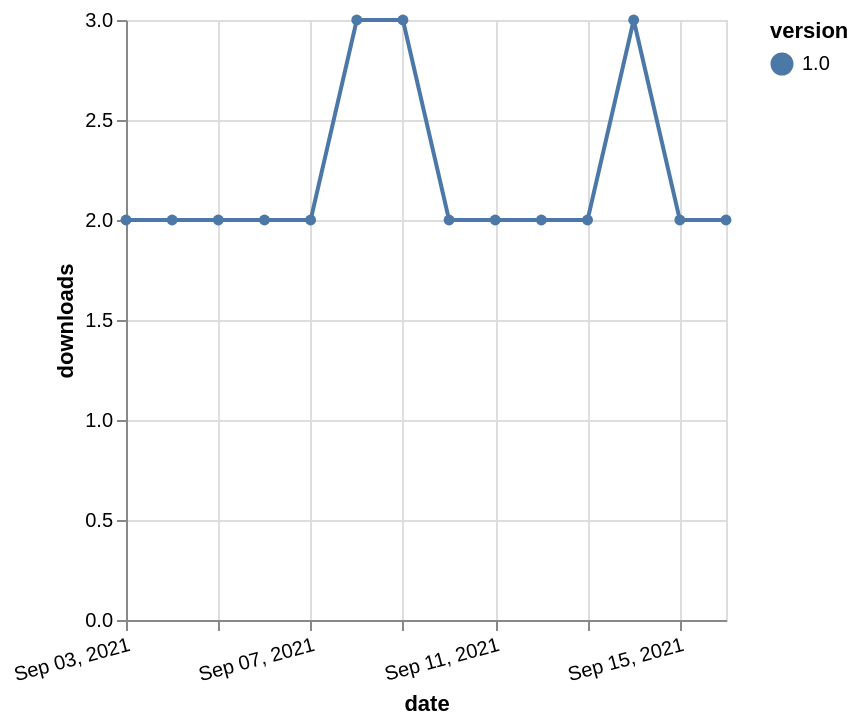

Express this chart as Vega-Lite.
### Vega-Lite specification from a JSON file in a GitHub repository (floating-point values rounded to 4 significant figures)
{"$schema": "https://vega.github.io/schema/vega-lite/v5.json", "description": "A simple bar chart with embedded data.", "data": {"values": [{"date": "2021-09-03", "total": 2595, "delta": 2, "version": "1.0"}, {"date": "2021-09-04", "total": 2597, "delta": 2, "version": "1.0"}, {"date": "2021-09-05", "total": 2599, "delta": 2, "version": "1.0"}, {"date": "2021-09-06", "total": 2601, "delta": 2, "version": "1.0"}, {"date": "2021-09-07", "total": 2603, "delta": 2, "version": "1.0"}, {"date": "2021-09-08", "total": 2606, "delta": 3, "version": "1.0"}, {"date": "2021-09-09", "total": 2609, "delta": 3, "version": "1.0"}, {"date": "2021-09-10", "total": 2611, "delta": 2, "version": "1.0"}, {"date": "2021-09-11", "total": 2613, "delta": 2, "version": "1.0"}, {"date": "2021-09-12", "total": 2615, "delta": 2, "version": "1.0"}, {"date": "2021-09-13", "total": 2617, "delta": 2, "version": "1.0"}, {"date": "2021-09-14", "total": 2620, "delta": 3, "version": "1.0"}, {"date": "2021-09-15", "total": 2622, "delta": 2, "version": "1.0"}, {"date": "2021-09-16", "total": 2624, "delta": 2, "version": "1.0"}]}, "width": "container", "mark": {"type": "line", "point": {"filled": true}}, "encoding": {"x": {"field": "date", "type": "temporal", "timeUnit": "yearmonthdate", "title": "date", "axis": {"labelAngle": -15}}, "y": {"field": "delta", "type": "quantitative", "title": "downloads"}, "color": {"field": "version", "type": "nominal"}, "tooltip": {"field": "delta"}}}
